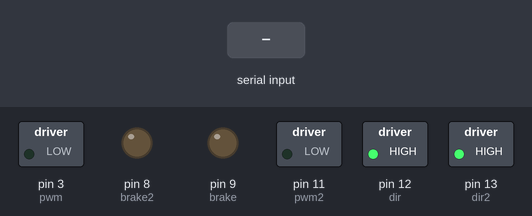
This sketch was run on a simulated Arduino Uno, built with avr-gcc and run on an emulated ATmega328P. Parts: switched loads named in the sketch (green lamp = pin HIGH), output pins drawn as LEDs (lit = HIGH). Inputs (shaded band) come from the test bench.

Above: at 1.2 s.
1.3 s: "90,45\n" received over Serial
At 2.7 s:
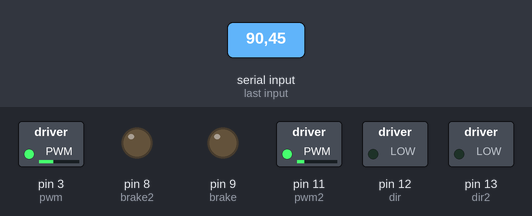
4.3 s: "30,150\n" received over Serial
At 5.0 s:
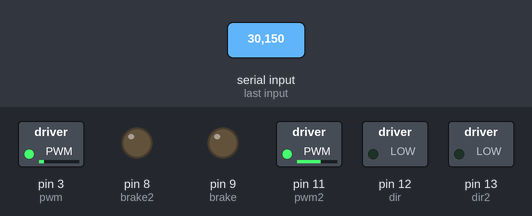
7.3 s: "5\n" received over Serial
At 9.0 s:
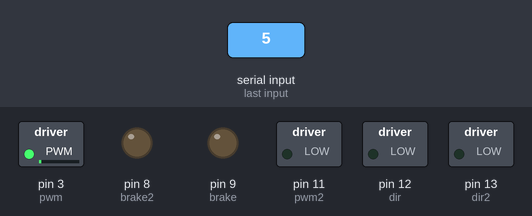
9.8 s: "90\n" received over Serial
At 12.0 s:
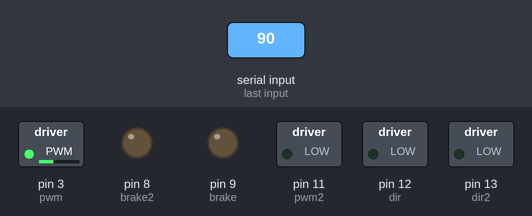
12.3 s: "200\n" received over Serial
At 14.1 s:
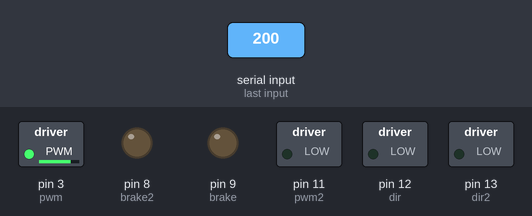
14.8 s: "1,90\n" received over Serial
At 15.3 s:
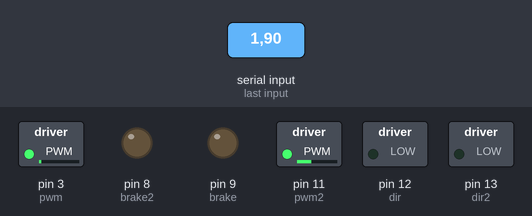
Timing chart, 0 to 18.3 s (numbered marks = the images above; inputs shaded):
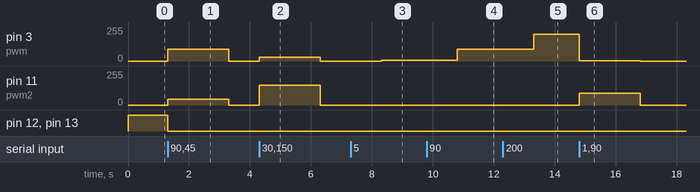

Measured:
- after the input at 1.3 s, pin 3 (pwm): 0/255 → 90/255 at once, → 0/255 2.0 s later; pin 11 (pwm2): 0/255 → 45/255 at once, → 0/255 2.0 s later; pin 12 (dir), pin 13 (dir2): HIGH → LOW at once
- after the input at 4.3 s, pin 3 (pwm): 0/255 → 30/255 at once, → 0/255 2.0 s later; pin 11 (pwm2): 0/255 → 150/255 at once, → 0/255 2.0 s later
- after the input at 7.3 s, pin 3 (pwm): 0/255 → 5/255 after 1.0 s
- after the input at 9.8 s, pin 3 (pwm): 5/255 → 90/255 after 1.0 s
- after the input at 12.3 s, pin 3 (pwm): 90/255 → 200/255 after 1.0 s
- after the input at 14.8 s, pin 3 (pwm): 200/255 → 1/255 at once, → 0/255 2.0 s later; pin 11 (pwm2): 0/255 → 90/255 at once, → 0/255 2.0 s later

The sketch:

sketch_nov21b.ino
```cpp
int dir = 12;
int pwm = 3;
int brake = 9;
int dir2 = 13;
int pwm2 = 11;
int brake2 = 8;
int speed = 0;
int speed2 = 0;

// the setup routine runs once when you press reset:
void setup() {
  // initialize the digital pins as output.
  pinMode(dir, OUTPUT);
  pinMode(pwm, OUTPUT);
  pinMode(brake, OUTPUT);
  pinMode(dir2, OUTPUT);
  pinMode(pwm2, OUTPUT);
  pinMode(brake2, OUTPUT);
  digitalWrite(brake, LOW);
  digitalWrite(brake2, LOW);
  Serial.begin(9600);
  speed = 0;
  speed2 = 0;
  digitalWrite(dir, HIGH);
  digitalWrite(dir2, HIGH);
  analogWrite(pwm,0);
  analogWrite(pwm2,0);
}
// the loop routine runs over and over again forever:
void loop() {

  if(Serial.available())
  {
    speed = Serial.parseInt();
    speed2 = Serial.parseInt();
    if((speed>=0 && speed<=255) && (speed2>=0 && speed2<=255))
    {
      motorForward(speed, speed2);
      delay(0);
    }
  }
}

void motorForward(int PWM_val, int PWM_val2)  {
 analogWrite(pwm, PWM_val);
 digitalWrite(dir, LOW);
 digitalWrite(brake, LOW);
 analogWrite(pwm2, PWM_val2);
 digitalWrite(dir2, LOW);
 digitalWrite(brake2, LOW);
}
```
